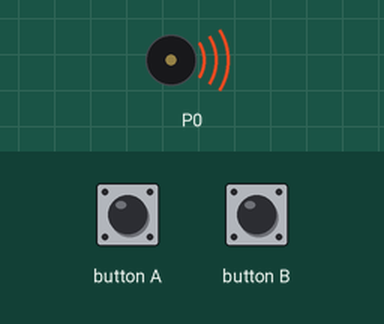
Simulated run of this program. Board: BBC micro:bit (MakeCode). Shown: buzzer (waves = sounding).

Above: at 6.1 s.
At 32.4 s:
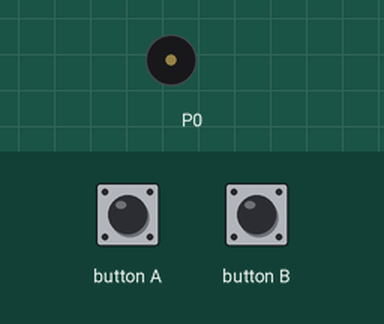
Timing chart, 0 to 33.9 s (numbered marks = the images above):
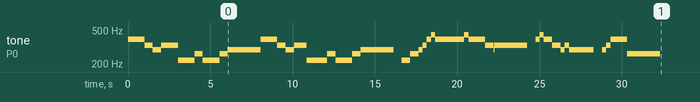

The program:

main.ts
```typescript
input.onButtonPressed(Button.A, function () {
    music.playMelody("C C G G A A G G ", 120)
    music.playMelody("F F E E D D C C ", 120)
    music.playMelody("G G F F E E D D ", 120)
    music.playMelody("G G F F E E D D ", 120)
    music.playMelody("C C G G A A G G ", 120)
    music.playMelody("F F E E D D C C ", 120)
})
input.onButtonPressed(Button.B, function () {

})
music.playTone(392, music.beat(BeatFraction.Whole))
music.playTone(392, music.beat(BeatFraction.Whole))
music.playTone(330, music.beat(BeatFraction.Whole))
music.playTone(294, music.beat(BeatFraction.Whole))
music.playTone(330, music.beat(BeatFraction.Half))
music.playTone(330, music.beat(BeatFraction.Half))
music.playTone(330, music.beat(BeatFraction.Half))
music.playTone(330, music.beat(BeatFraction.Half))
music.playTone(220, music.beat(BeatFraction.Double))
music.playTone(262, music.beat(BeatFraction.Whole))
music.playTone(220, music.beat(BeatFraction.Whole))
music.playTone(220, music.beat(BeatFraction.Whole))
music.playTone(262, music.beat(BeatFraction.Whole))
music.playTone(294, music.beat(BeatFraction.Breve))
music.playTone(392, music.beat(BeatFraction.Whole))
music.playTone(392, music.beat(BeatFraction.Whole))
music.playTone(330, music.beat(BeatFraction.Whole))
music.playTone(294, music.beat(BeatFraction.Whole))
music.playTone(330, music.beat(BeatFraction.Whole))
music.playTone(330, music.beat(BeatFraction.Half))
music.playTone(220, music.beat(BeatFraction.Half))
music.playTone(220, music.beat(BeatFraction.Double))
music.playTone(262, music.beat(BeatFraction.Whole))
music.playTone(220, music.beat(BeatFraction.Whole))
music.playTone(220, music.beat(BeatFraction.Whole))
music.playTone(262, music.beat(BeatFraction.Whole))
music.playTone(294, music.beat(BeatFraction.Breve))
music.rest(music.beat(BeatFraction.Whole))
music.playTone(220, music.beat(BeatFraction.Whole))
music.playTone(262, music.beat(BeatFraction.Whole))
music.playTone(294, music.beat(BeatFraction.Half))
music.playTone(330, music.beat(BeatFraction.Half))
music.playTone(392, music.beat(BeatFraction.Half))
music.playTone(440, music.beat(BeatFraction.Half))
music.playTone(392, music.beat(BeatFraction.Half))
music.playTone(392, music.beat(BeatFraction.Half))
music.playTone(392, music.beat(BeatFraction.Double))
music.playTone(392, music.beat(BeatFraction.Half))
music.playTone(440, music.beat(BeatFraction.Half))
music.playTone(392, music.beat(BeatFraction.Whole))
music.playTone(392, music.beat(BeatFraction.Whole))
music.playTone(330, music.beat(BeatFraction.Half))
music.playTone(330, music.beat(BeatFraction.Half))
music.playTone(294, music.beat(BeatFraction.Sixteenth))
music.playTone(330, music.beat(BeatFraction.Breve))
music.rest(music.beat(BeatFraction.Whole))
music.playTone(392, music.beat(BeatFraction.Half))
music.playTone(440, music.beat(BeatFraction.Half))
music.playTone(392, music.beat(BeatFraction.Whole))
music.playTone(330, music.beat(BeatFraction.Whole))
music.playTone(294, music.beat(BeatFraction.Half))
music.playTone(330, music.beat(BeatFraction.Half))
music.playTone(294, music.beat(BeatFraction.Half))
music.playTone(294, music.beat(BeatFraction.Half))
music.playTone(294, music.beat(BeatFraction.Double))
music.rest(music.beat(BeatFraction.Whole))
music.playTone(294, music.beat(BeatFraction.Half))
music.playTone(330, music.beat(BeatFraction.Half))
music.playTone(392, music.beat(BeatFraction.Whole))
music.playTone(392, music.beat(BeatFraction.Whole))
music.playTone(262, music.beat(BeatFraction.Breve))
```

test.ts
```typescript
// 在這裡測試；當此封包作為擴充功能時，將不會編譯此內容。
```
